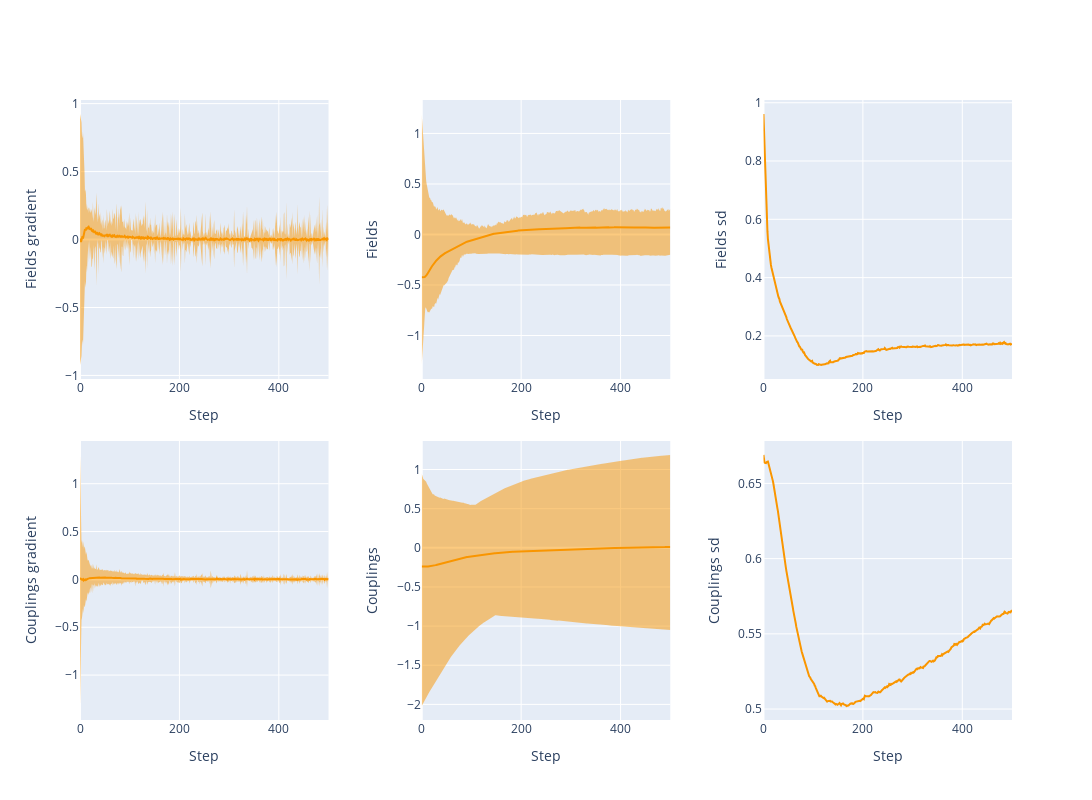

Notebook code cell kept with this figure:
### Code cell
layout_spec = {
    (1, 1): {'data': ml_fitter.fields_grads, 'label': 'Fields gradient'},
    (2, 1): {'data': ml_fitter.couplings_grads, 'label': 'Couplings gradient'},
    (1, 2): {'data': ml_fitter.fields_history, 'label': 'Fields'},
    (2, 2): {'data': ml_fitter.couplings_history, 'label': 'Couplings'},
    (1, 3): {'data': ml_fitter.sd_fields, 'label': 'Fields SD'},   
    (2, 3): {'data': ml_fitter.sd_couplings, 'label': 'Couplings SD'},
    #(3, 2) : {'data': ml_fitter.llhs, 'label': 'LLHs'}
}

plot_generalized(layout_spec)

### Figure 1 — Plotly figure (JSON) as saved in the notebook; plotly's stock layout.template omitted (floating-point values rounded to 4 significant figures; data arrays with more than 128 entries replaced by an {"elided": "..."} marker saying what was removed)
{"data": [{"line": {"color": "rgba(250, 150, 0, 1)"}, "mode": "lines", "name": "Av. Fields gradient", "type": "scatter", "x": {"elided": "501 int values"}, "xaxis": "x", "y": {"elided": "501 float values"}, "yaxis": "y"}, {"hoverinfo": "skip", "line": {"width": 0}, "mode": "lines", "type": "scatter", "x": {"elided": "501 int values"}, "xaxis": "x", "y": {"elided": "501 float values"}, "yaxis": "y"}, {"fill": "tonexty", "fillcolor": "rgba(250, 150, 0, 0.5)", "hoverinfo": "skip", "line": {"width": 0}, "mode": "lines", "type": "scatter", "x": {"elided": "501 int values"}, "xaxis": "x", "y": {"elided": "501 float values"}, "yaxis": "y"}, {"line": {"color": "rgba(250, 150, 0, 1)"}, "mode": "lines", "name": "Av. Couplings gradient", "type": "scatter", "x": {"elided": "501 int values"}, "xaxis": "x4", "y": {"elided": "501 float values"}, "yaxis": "y4"}, {"hoverinfo": "skip", "line": {"width": 0}, "mode": "lines", "type": "scatter", "x": {"elided": "501 int values"}, "xaxis": "x4", "y": {"elided": "501 float values"}, "yaxis": "y4"}, {"fill": "tonexty", "fillcolor": "rgba(250, 150, 0, 0.5)", "hoverinfo": "skip", "line": {"width": 0}, "mode": "lines", "type": "scatter", "x": {"elided": "501 int values"}, "xaxis": "x4", "y": {"elided": "501 float values"}, "yaxis": "y4"}, {"line": {"color": "rgba(250, 150, 0, 1)"}, "mode": "lines", "name": "Av. Fields", "type": "scatter", "x": {"elided": "501 int values"}, "xaxis": "x2", "y": {"elided": "501 float values"}, "yaxis": "y2"}, {"hoverinfo": "skip", "line": {"width": 0}, "mode": "lines", "type": "scatter", "x": {"elided": "501 int values"}, "xaxis": "x2", "y": {"elided": "501 float values"}, "yaxis": "y2"}, {"fill": "tonexty", "fillcolor": "rgba(250, 150, 0, 0.5)", "hoverinfo": "skip", "line": {"width": 0}, "mode": "lines", "type": "scatter", "x": {"elided": "501 int values"}, "xaxis": "x2", "y": {"elided": "501 float values"}, "yaxis": "y2"}, {"line": {"color": "rgba(250, 150, 0, 1)"}, "mode": "lines", "name": "Av. Couplings", "type": "scatter", "x": {"elided": "501 int values"}, "xaxis": "x5", "y": {"elided": "501 float values"}, "yaxis": "y5"}, {"hoverinfo": "skip", "line": {"width": 0}, "mode": "lines", "type": "scatter", "x": {"elided": "501 int values"}, "xaxis": "x5", "y": {"elided": "501 float values"}, "yaxis": "y5"}, {"fill": "tonexty", "fillcolor": "rgba(250, 150, 0, 0.5)", "hoverinfo": "skip", "line": {"width": 0}, "mode": "lines", "type": "scatter", "x": {"elided": "501 int values"}, "xaxis": "x5", "y": {"elided": "501 float values"}, "yaxis": "y5"}, {"line": {"color": "rgba(250, 150, 0, 1)"}, "mode": "lines", "name": "Fields SD", "type": "scatter", "x": {"elided": "501 int values"}, "xaxis": "x3", "y": {"elided": "501 float values"}, "yaxis": "y3"}, {"line": {"color": "rgba(250, 150, 0, 1)"}, "mode": "lines", "name": "Couplings SD", "type": "scatter", "x": {"elided": "501 int values"}, "xaxis": "x6", "y": {"elided": "501 float values"}, "yaxis": "y6"}], "layout": {"height": 800, "showlegend": false, "width": 1200, "xaxis": {"anchor": "y", "domain": [0, 0.2667], "title": {"text": "Step"}}, "xaxis2": {"anchor": "y2", "domain": [0.3667, 0.6333], "title": {"text": "Step"}}, "xaxis3": {"anchor": "y3", "domain": [0.7333, 1], "title": {"text": "Step"}}, "xaxis4": {"anchor": "y4", "domain": [0, 0.2667], "title": {"text": "Step"}}, "xaxis5": {"anchor": "y5", "domain": [0.3667, 0.6333], "title": {"text": "Step"}}, "xaxis6": {"anchor": "y6", "domain": [0.7333, 1], "title": {"text": "Step"}}, "yaxis": {"anchor": "x", "domain": [0.55, 1], "title": {"text": "Fields gradient"}}, "yaxis2": {"anchor": "x2", "domain": [0.55, 1], "title": {"text": "Fields"}}, "yaxis3": {"anchor": "x3", "domain": [0.55, 1], "title": {"text": "Fields sd"}}, "yaxis4": {"anchor": "x4", "domain": [0, 0.45], "title": {"text": "Couplings gradient"}}, "yaxis5": {"anchor": "x5", "domain": [0, 0.45], "title": {"text": "Couplings"}}, "yaxis6": {"anchor": "x6", "domain": [0, 0.45], "title": {"text": "Couplings sd"}}}}
